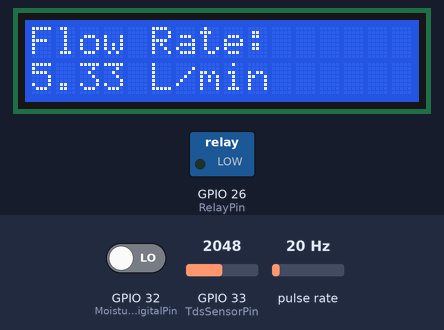
This sketch was run on a simulated ESP32. Parts: 16×2 character LCD, switched loads named in the sketch (green lamp = pin HIGH). Wiring (inferred from the names in the program): pulse sensor: data GPIO 27. The test bench sets the inputs (shaded band); at power-on: GPIO 32 (MoistureDigitalPin) LOW, GPIO 33 (TdsSensorPin) = 2048, pulse rate 20 Hz. WiFi joins after 1.5 s; servers stay silent unless stated; what the sketch prints to the serial monitor is not drawn.

Above: at 3.2 s.
3.3 s: GPIO 32 (MoistureDigitalPin) driven HIGH
At 4.7 s:
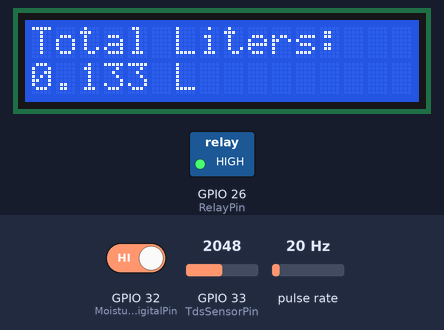
6.3 s: GPIO 33 (TdsSensorPin) set to 2866
At 8.8 s:
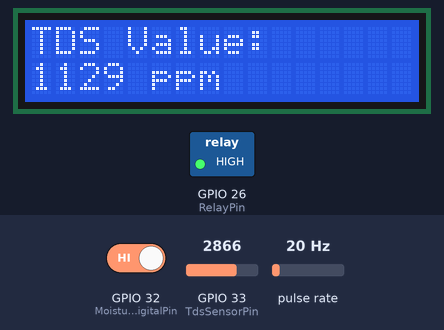
9.3 s: pulse rate (sensor on GPIO 27) set to 4 Hz
At 12.19 s:
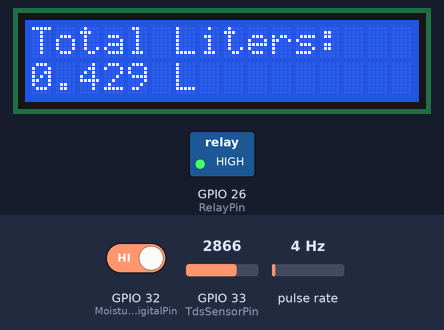
12.3 s: GPIO 32 (MoistureDigitalPin) driven LOW
At 14.6 s:
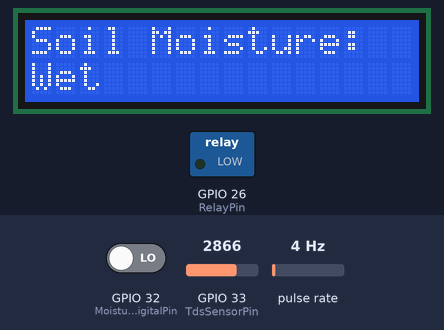
15.3 s: pulse rate (sensor on GPIO 27) set to 50 Hz
At 20.6 s:
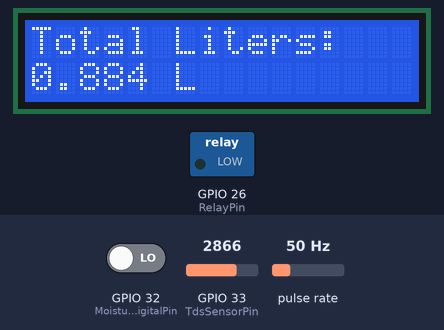
Timing chart, 0 to 22.1 s (numbered marks = the images above; inputs shaded):
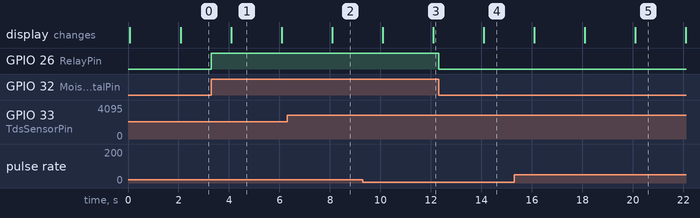

Measured:
- after the input at 3.3 s, GPIO 26 (RelayPin): LOW → HIGH at once
- after the input at 6.3 s, the display: changes after 1.8 s (image 2)
- after the input at 12.3 s, GPIO 26 (RelayPin): HIGH → LOW at once; the display: changes after 1.8 s (image 4)
- what the display in image 1 shows lasts 2.0 s, from 4.1 s to 6.1 s

The sketch:

Code.ino
```cpp
#include <Wire.h>
#include <LiquidCrystal_I2C.h>
#include <WiFi.h>
#include <WebServer.h>
#include <WebSocketsServer.h>
#include <ArduinoJson.h>

// WiFi credentials
const char* ssid = "Admin"; // Replace with your WiFi SSID
const char* password = "12345678"; // Replace with your WiFi password

// ====== Web Server and WebSocket ======
WebServer server(80);
WebSocketsServer webSocket = WebSocketsServer(81);

// ====== LCD Setup ======
LiquidCrystal_I2C lcd(0x27, 16, 2);  // LCD address 0x27, 16 chars, 2 rows

// ====== Flow Sensor ======
const int flowSensorPin = 27;
volatile uint32_t pulseCount = 0;
float calibrationFactor = 7.5;
float flowRate = 0.0;
float totalLiters = 0.0;
unsigned long oldTime = 0;

void IRAM_ATTR pulseCounter() {
  pulseCount++;
}

// ====== Soil Moisture Sensor ======
#define MoistureDigitalPin 32
int soilStatus = HIGH; // initialized as dry

// ====== Relay Pin ======
#define RelayPin 26

// ====== TDS Sensor ======
#define TdsSensorPin 33
#define VREF 3.3
#define SCOUNT 30
int analogBuffer[SCOUNT];
int analogBufferIndex = 0;
float tdsValue = 0.0;

float getMedianNum(int* array, int size) {
  int sorted[size];
  memcpy(sorted, array, sizeof(int) * size);
  for (int i = 0; i < size - 1; i++) {
    for (int j = i + 1; j < size; j++) {
      if (sorted[j] < sorted[i]) {
        int temp = sorted[i];
        sorted[i] = sorted[j];
        sorted[j] = temp;
      }
    }
  }
  if (size % 2 == 0)
    return (sorted[size / 2] + sorted[size / 2 - 1]) / 2.0;
  else
    return sorted[size / 2];
}

int displayIndex = 0;
unsigned long lastDisplayTime = 0;
const unsigned long displayInterval = 2000; // 2 seconds per reading

void webSocketEvent(uint8_t num, WStype_t type, uint8_t * payload, size_t length) {
  if (type == WStype_DISCONNECTED) {
    Serial.printf("Client [%u] Disconnected\n", num);
  } else if (type == WStype_CONNECTED) {
    Serial.printf("Client [%u] Connected\n", num);
  }
}

void setup() {
  Serial.begin(115200);

  // Initialize LCD
  lcd.init();
  lcd.backlight();
  lcd.clear();

  // Flow sensor pin
  pinMode(flowSensorPin, INPUT_PULLUP);
  attachInterrupt(digitalPinToInterrupt(flowSensorPin), pulseCounter, FALLING);

  // Soil moisture pin
  pinMode(MoistureDigitalPin, INPUT);

  // Relay pin
  pinMode(RelayPin, OUTPUT);

  // TDS sensor pin
  pinMode(TdsSensorPin, INPUT);

  // Connect to WiFi
  WiFi.begin(ssid, password);
  while (WiFi.status() != WL_CONNECTED) {
    delay(1000);
    Serial.println("Connecting to WiFi...");
  }
  Serial.println("Connected to WiFi");
  Serial.print("IP Address: ");
  Serial.println(WiFi.localIP());

  // Start WebSocket server
  webSocket.begin();
  webSocket.onEvent(webSocketEvent);

  // Serve a simple webpage
  server.on("/", []() {
    String html = R"rawliteral(
<!DOCTYPE html>
<html lang="en">
<head>
  <meta charset="UTF-8" />
  <meta name="viewport" content="width=device-width, initial-scale=1" />
  <title>Sensor Dashboard</title>
  <script src="https://cdn.tailwindcss.com"></script>
</head>
<body class="bg-gray-100 font-sans">
  <div class="container mx-auto p-4">
    <h1 class="text-3xl font-bold text-center mb-6">Sensor Dashboard</h1>
    <div class="grid grid-cols-1 md:grid-cols-2 gap-4">
      <div class="bg-white p-4 rounded shadow">
        <h2 class="text-xl font-semibold">Flow Rate</h2>
        <p id="flowRate" class="text-2xl">0.00 L/min</p>
      </div>
      <div class="bg-white p-4 rounded shadow">
        <h2 class="text-xl font-semibold">Total Liters</h2>
        <p id="totalLiters" class="text-2xl">0.000 L</p>
      </div>
      <div class="bg-white p-4 rounded shadow">
        <h2 class="text-xl font-semibold">Soil Moisture</h2>
        <p id="soilMoisture" class="text-2xl">Dry</p>
      </div>
      <div class="bg-white p-4 rounded shadow">
        <h2 class="text-xl font-semibold">TDS Value</h2>
        <p id="tdsValue" class="text-2xl">0 ppm</p>
      </div>
    </div>
  </div>
  <script>
    const ws = new WebSocket('ws://' + window.location.hostname + ':81/');
    ws.onmessage = function(event) {
      const data = JSON.parse(event.data);
      document.getElementById('flowRate').textContent = data.flowRate.toFixed(2) + ' L/min';
      document.getElementById('totalLiters').textContent = data.totalLiters.toFixed(3) + ' L';
      document.getElementById('soilMoisture').textContent = data.soilMoisture;
      document.getElementById('tdsValue').textContent = data.tdsValue.toFixed(0) + ' ppm';
    };
    ws.onclose = function() {
      console.log('WebSocket connection closed');
    };
    ws.onerror = function(error) {
      console.error('WebSocket error:', error);
    };
  </script>
</body>
</html>
    )rawliteral";
    server.send(200, "text/html", html);
  });

  server.begin();
}

void loop() {
  webSocket.loop();
  server.handleClient();

  unsigned long currentTime = millis();

  // Read soil moisture
  soilStatus = digitalRead(MoistureDigitalPin);

  // Control relay based on soil moisture
  if (soilStatus == HIGH) { // Dry soil
    digitalWrite(RelayPin, HIGH); // Turn relay ON
  } else { // Wet soil
    digitalWrite(RelayPin, LOW); // Turn relay OFF
  }

  // TDS sampling every 40ms
  static unsigned long analogSampleTimepoint = 0;
  if (currentTime - analogSampleTimepoint > 40) {
    analogSampleTimepoint = currentTime;
    analogBuffer[analogBufferIndex] = analogRead(TdsSensorPin);
    analogBufferIndex++;
    if (analogBufferIndex == SCOUNT) {
      analogBufferIndex = 0;
      float averageVoltage = getMedianNum(analogBuffer, SCOUNT) * VREF / 4096.0;
      float compensationCoefficient = 1.0 + 0.02 * (25.0 - 25.0);
      float compensationVoltage = averageVoltage / compensationCoefficient;
      tdsValue = (133.42 * pow(compensationVoltage, 3)
                  - 255.86 * pow(compensationVoltage, 2)
                  + 857.39 * compensationVoltage) * 0.5;
    }
  }

  // Update flow sensor every second and send data via WebSocket
  if (currentTime - oldTime > 1000) {
    detachInterrupt(digitalPinToInterrupt(flowSensorPin));
    flowRate = (pulseCount / calibrationFactor); // L/min
    totalLiters += (flowRate / 60.0);
    pulseCount = 0;
    oldTime = currentTime;
    attachInterrupt(digitalPinToInterrupt(flowSensorPin), pulseCounter, FALLING);

    // Prepare JSON data
    StaticJsonDocument<200> doc;
    doc["flowRate"] = flowRate;
    doc["totalLiters"] = totalLiters;
    doc["soilMoisture"] = (soilStatus == HIGH) ? "Dry" : "Wet";
    doc["tdsValue"] = tdsValue;
    String json;
    serializeJson(doc, json);

    // Send to all WebSocket clients
    webSocket.broadcastTXT(json);

    // Print to Serial for debugging
    Serial.print("Flow: "); Serial.print(flowRate, 2);
    Serial.print(" L/min | Total: "); Serial.print(totalLiters, 3);
    Serial.print(" L | Soil: "); Serial.print((soilStatus == HIGH) ? "Dry" : "Wet");
    Serial.print(" | TDS: "); Serial.print(tdsValue, 0);
    Serial.println(" ppm");
  }

  // Update LCD display every 2 seconds
  if (currentTime - lastDisplayTime >= displayInterval) {
    lastDisplayTime = currentTime;
    lcd.clear();
    switch(displayIndex) {
      case 0:
        lcd.setCursor(0, 0); lcd.print("Flow Rate:");
        lcd.setCursor(0, 1); lcd.print(flowRate, 2); lcd.print(" L/min");
        break;
      case 1:
        lcd.setCursor(0, 0); lcd.print("Total Liters:");
        lcd.setCursor(0, 1); lcd.print(totalLiters, 3); lcd.print(" L");
        break;
      case 2:
        lcd.setCursor(0, 0); lcd.print("Soil Moisture:");
        lcd.setCursor(0, 1); lcd.print((soilStatus == HIGH) ? "Dry" : "Wet");
        break;
      case 3:
        lcd.setCursor(0, 0); lcd.print("TDS Value:");
        lcd.setCursor(0, 1); lcd.print(tdsValue, 0); lcd.print(" ppm");
        break;
    }
    displayIndex++;
    if (displayIndex > 3) displayIndex = 0;
  }
}
```
